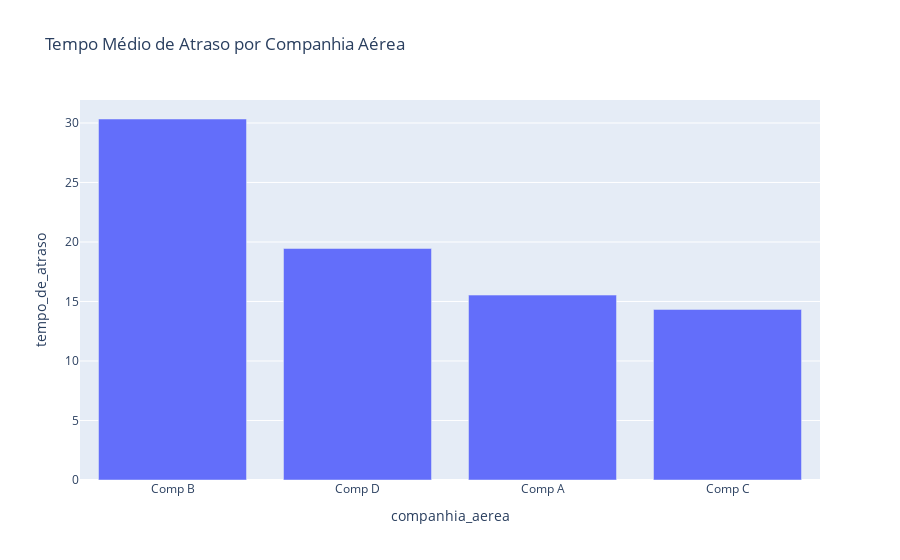

This figure's notebook cell:
### Markdown cell above
O `tempo_de_voo` tem uma correlação muito baixa com o `tempo_de_atraso`, sugerindo que voos mais longos não necessariamente atrasam mais.

### Cenários de Atraso

Vamos explorar alguns cenários para entender melhor as causas dos atrasos.

**Cenário 1: Atraso por Companhia Aérea**

A Companhia B se destaca com o maior tempo médio de atraso. Vamos visualizar isso com um gráfico de barras.

### Code cell
fig = px.bar(atraso_por_companhia, 
             x=atraso_por_companhia.index, 
             y='tempo_de_atraso',
             labels={'y': 'Tempo Médio de Atraso (min)', 'x': 'Companhia Aérea'},
             title='Tempo Médio de Atraso por Companhia Aérea')
fig.show()

### Figure 1 — Plotly figure (JSON) as saved in the notebook; plotly's stock layout.template omitted (floating-point values rounded to 4 significant figures)
{"data": [{"hovertemplate": "companhia_aerea=%{x}<br>tempo_de_atraso=%{y}<extra></extra>", "legendgroup": "", "marker": {"color": "#636efa", "pattern": {"shape": ""}}, "name": "", "orientation": "v", "showlegend": false, "textposition": "auto", "type": "bar", "x": ["Comp B", "Comp D", "Comp A", "Comp C"], "xaxis": "x", "y": [30.33, 19.45, 15.54, 14.33], "yaxis": "y"}], "layout": {"barmode": "relative", "legend": {"tracegroupgap": 0}, "title": {"text": "Tempo Médio de Atraso por Companhia Aérea"}, "xaxis": {"anchor": "y", "domain": [0, 1], "title": {"text": "companhia_aerea"}}, "yaxis": {"anchor": "x", "domain": [0, 1], "title": {"text": "tempo_de_atraso"}}}}
